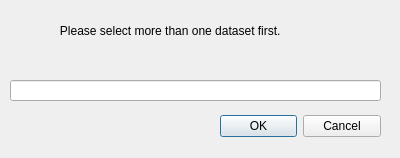
<?xml version="1.0" encoding="UTF-8"?>
<ui version="4.0">
 <class>WriteFunctionDialog</class>
 <widget class="QDialog" name="WriteFunctionDialog">
  <property name="geometry">
   <rect>
    <x>0</x>
    <y>0</y>
    <width>400</width>
    <height>158</height>
   </rect>
  </property>
  <property name="windowTitle">
   <string>WriteFunctionsToPlot</string>
  </property>
  <widget class="QDialogButtonBox" name="buttonBox">
   <property name="geometry">
    <rect>
     <x>220</x>
     <y>110</y>
     <width>161</width>
     <height>32</height>
    </rect>
   </property>
   <property name="orientation">
    <enum>Qt::Horizontal</enum>
   </property>
   <property name="standardButtons">
    <set>QDialogButtonBox::Cancel|QDialogButtonBox::Ok</set>
   </property>
  </widget>
  <widget class="QLineEdit" name="lineEdit">
   <property name="geometry">
    <rect>
     <x>10</x>
     <y>80</y>
     <width>371</width>
     <height>21</height>
    </rect>
   </property>
  </widget>
  <widget class="QLabel" name="label">
   <property name="geometry">
    <rect>
     <x>10</x>
     <y>10</y>
     <width>371</width>
     <height>41</height>
    </rect>
   </property>
   <property name="text">
    <string>               Please select more than one dataset first.</string>
   </property>
  </widget>
 </widget>
 <resources/>
 <connections>
  <connection>
   <sender>buttonBox</sender>
   <signal>accepted()</signal>
   <receiver>WriteFunctionDialog</receiver>
   <slot>accept()</slot>
   <hints>
    <hint type="sourcelabel">
     <x>248</x>
     <y>254</y>
    </hint>
    <hint type="destinationlabel">
     <x>157</x>
     <y>274</y>
    </hint>
   </hints>
  </connection>
  <connection>
   <sender>buttonBox</sender>
   <signal>rejected()</signal>
   <receiver>WriteFunctionDialog</receiver>
   <slot>reject()</slot>
   <hints>
    <hint type="sourcelabel">
     <x>316</x>
     <y>260</y>
    </hint>
    <hint type="destinationlabel">
     <x>286</x>
     <y>274</y>
    </hint>
   </hints>
  </connection>
 </connections>
</ui>
